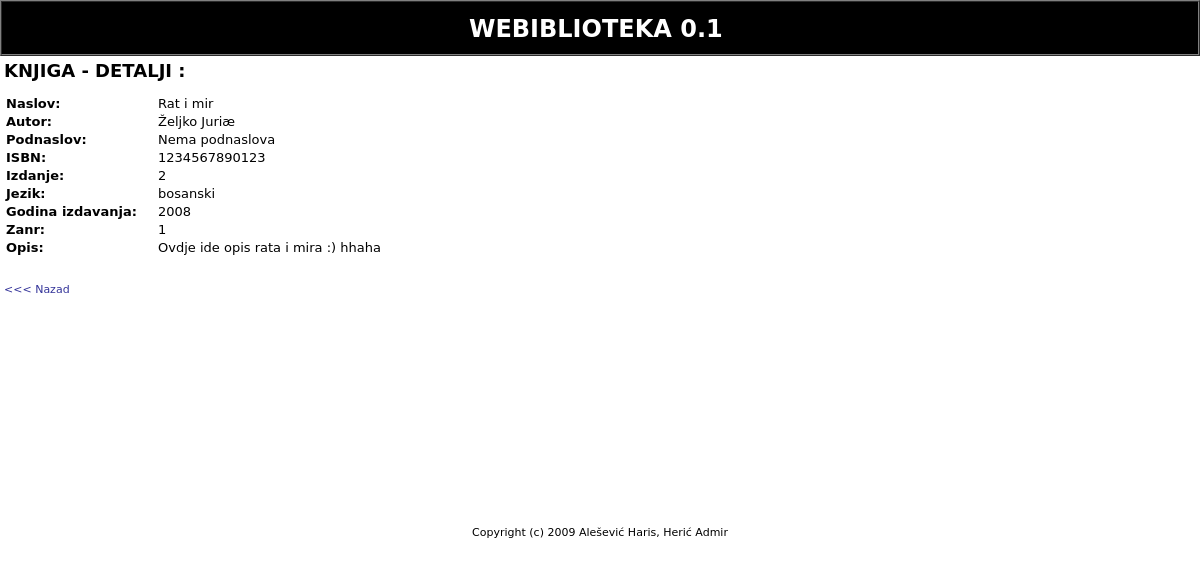
The page /?sta=public/knjiga&knjiga=5 on the database its author committed.
### tables this page shows
CREATE TABLE IF NOT EXISTS `knjigaopis` (
  `idKnjigaOpis` int(11) NOT NULL AUTO_INCREMENT,
  `Naslov` varchar(200) NOT NULL,
  `Podnaslov` varchar(220) DEFAULT NULL,
  `ISBN` varchar(13) DEFAULT NULL,
  `Izdanje` varchar(5) DEFAULT NULL,
  `Opis` text,
  `Jezik` varchar(20) DEFAULT NULL,
  `GodinaIzdavanja` year(4) DEFAULT NULL,
  `idZanr` int(11) DEFAULT NULL,
  `DatumUlaza` timestamp NULL DEFAULT NULL,
  `BrojPrimjeraka` int(11) DEFAULT NULL,
  `Status` varchar(20) DEFAULT NULL,
  PRIMARY KEY (`idKnjigaOpis`),
  UNIQUE KEY `ISBN` (`ISBN`),
  KEY `idZanr` (`idZanr`)
);

CREATE TABLE IF NOT EXISTS `autor` (
  `idAutor` int(11) NOT NULL AUTO_INCREMENT,
  `Ime` varchar(25) NOT NULL,
  `Prezime` varchar(35) NOT NULL,
  `Biografija` text,
  PRIMARY KEY (`idAutor`)
);

### lib/biblioteka.php (called while the page is built, shortened)
<?
function myquery($query) {
	if ($r = @mysql_query($query)) {
		return $r;
	}
	exit;
}
?>

### public/knjiga.php (the view, shortened to what this page needs)
<?
function public_knjiga() {
$knjiga = intval($_REQUEST['knjiga']);
$q01=myquery("SELECT naslov, podnaslov, isbn, izdanje, opis, jezik, godinaizdavanja, idzanr
			 FROM knjigaopis WHERE idKnjigaOpis=$knjiga");
$q02=myquery("SELECT a.ime, a.prezime FROM autor as a, pisac as p, knjigaopis as k WHERE k.idKnjigaOpis=$knjiga AND k.idknjigaopis=p.idknjigaopis AND p.idautor=a.idautor");
	$naslov = mysql_result($q01,0,0);
	$podnaslov = mysql_result($q01,0,1);
	$isbn = mysql_result($q01,0,2);
	$izdanje = mysql_result($q01,0,3);
	$opis = mysql_result($q01,0,4);
	$jezik = mysql_result($q01,0,5);
	$godina = mysql_result($q01,0,6);
	$zanr = mysql_result($q01,0,7);
	$autor = mysql_result($q02,0,0)." ".mysql_result($q02,0,1);
?>
<b><font size="+1">KNJIGA - DETALJI :</font></b><br><br>
<table width="700" border="0" cellpadding="1" cellspacing="1" bordercolor="#000000">
<tr>
<td width="150"><font size="-1"><b>Naslov:<b></font></td>
<td width="550"><font size="-1"><?=$naslov?></font></td>
</tr>
<tr>
<td width="150"><font size="-1"><b>Autor:<b></font></td>
<td width="550"><font size="-1"><?=$autor?></font></td>
</tr>
<tr>
<td width="150"><font size="-1"><b>Podnaslov:<b></font></td>
<td width="550"><font size="-1"><?=$podnaslov?></font></td>
</tr>
<tr>
<td width="150"><font size="-1"><b>ISBN:<b></font></td>
<td width="550"><font size="-1"><?=$isbn?></font></td>
</tr><tr>
<td width="150"><font size="-1"><b>Izdanje:<b></font></td>
<td width="550"><font size="-1"><?=$izdanje?></font></td>
</tr>
<tr>
<td width="150"><font size="-1"><b>Jezik:<b></font></td>
<td width="550"><font size="-1"><?=$jezik?></font></td>
</tr><tr>
<td width="150"><font size="-1"><b>Godina izdavanja:<b></font></td>
<td width="550"><font size="-1"><?=$godina?></font></td>
</tr>
<tr>
<td width="150"><font size="-1"><b>Zanr:<b></font></td>
<td width="550"><font size="-1"><?=$zanr?></font></td>
</tr>
<tr>
<td width="150"><font size="-1"><b>Opis:<b></font></td>
<td width="550"><font size="-1"><?=$opis?></font></td>
</tr>
</table>
<br><br><a href="?sta=public/intro"><<< Nazad</a>
<?
}
?>

### css/biblioteka.css (style rules this page uses)
body { font-family:DejaVu Sans,Verdana,Arial,sans-serif;font-size:11px;color:black; }
td { font-family:DejaVu Sans,Verdana,Arial,sans-serif;font-size:11px;color:black; }
a { color:#333399;text-decoration:none; }

### rows shown on the page
knjigaopis: Naslov "Rat i mir", Podnaslov "Nema podnaslova", ISBN "1234567890123", Izdanje "2", Jezik "bosanski", GodinaIzdavanja "2008", idZanr "1", Opis "Ovdje ide opis rata i mira :) hhaha"
autor: autor "Željko Juriæ"

### other values the page prints
$conf_appname "WEBIBLIOTEKA"
$conf_appversion "0.1"
